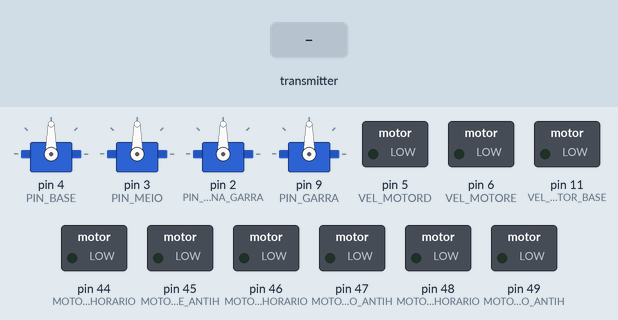
The sketch below on a simulated Arduino Mega 2560, built with avr-gcc and run on an emulated ATmega2560. On the bench: 4 × servo, switched loads named in the sketch (green lamp = pin HIGH). The inputs (shaded band) are chosen by the test bench. No radio packets arrive unless stated.

Above: at 1.2 s.
1.3 s: the transmitter starts sending motores_y = 0
At 1.8 s:
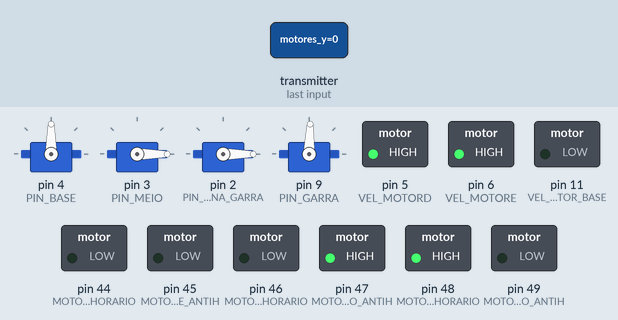
2.8 s: the transmitter starts sending motores_x = 256
At 4.0 s:
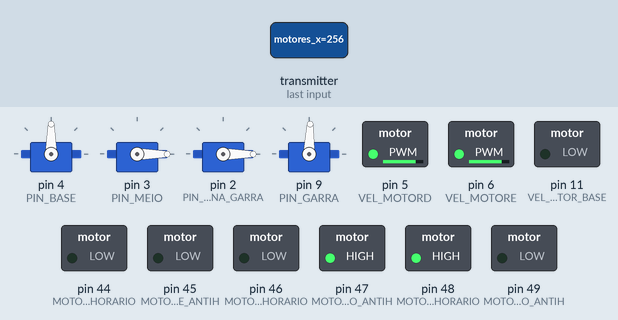
4.3 s: the transmitter starts sending braco_x = 256
At 4.9 s:
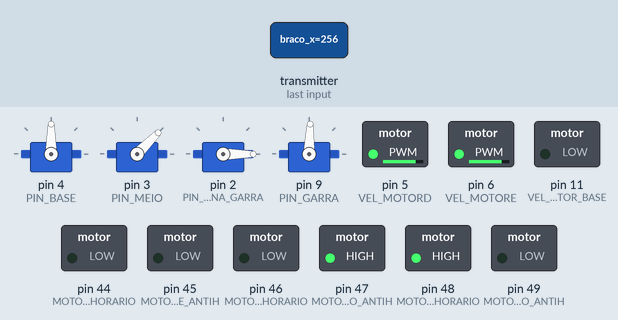
5.8 s: the transmitter starts sending braco_y = 256
At 6.5 s:
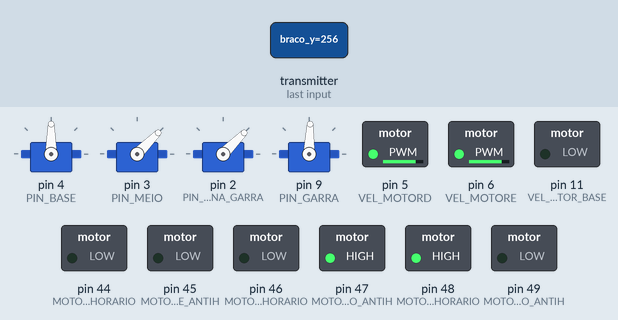
7.3 s: the transmitter starts sending botao1 = 1
At 8.5 s:
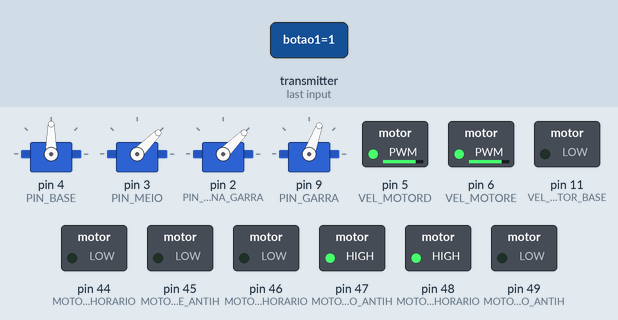
8.8 s: the transmitter starts sending botao2 = 1
At 9.6 s:
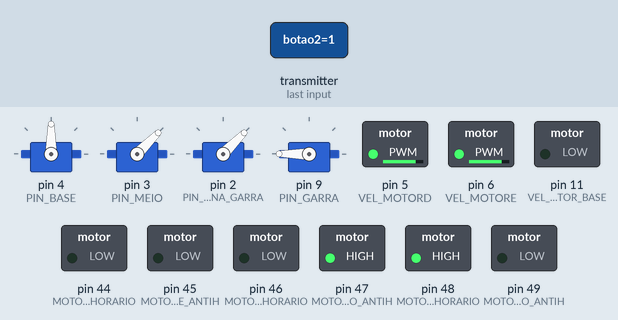
Timing chart, 0 to 11.3 s (numbered marks = the images above; inputs shaded):
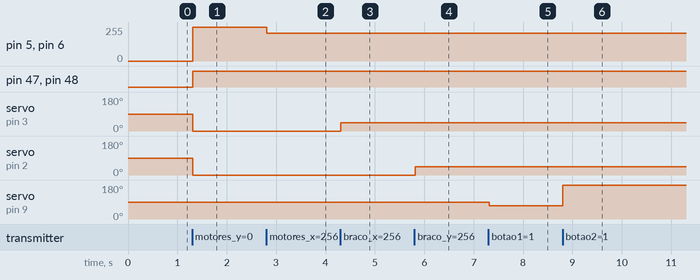

The sketch:

receptor.ino
```cpp
#include <RF24.h>
#include <nRF24L01.h>
#include <Servo.h>

#define MOTOR_DIREITO_HORARIO 46
#define MOTOR_DIREITO_ANTIH 47
#define MOTOR_ESQUERDO_HORARIO 48
#define MOTOR_ESQUERDO_ANTIH 49
#define VEL_MOTORD 5
#define VEL_MOTORE 6

#define MOTOR_BASE_HORARIO 44
#define MOTOR_BASE_ANTIH 45
#define VEL_MOTOR_BASE 11

#define PIN_BASE 4
#define PIN_MEIO 3
#define PIN_ROTACIONA_GARRA 2
#define PIN_GARRA 9

struct Dados {
    int motores_y;
    int motores_x;
    int braco_x;
    int braco_y;
    bool botao1;
    bool botao2;
};

RF24 radio(7, 8); // CE, CSN
const byte address[6] = "00001";

Servo servoBase;
Servo servoMeio;
Servo servoRotacionaGarra;
Servo servoGarra;

Dados pacoteRecebido;

void setup() {
    //Serial.begin(9600);

    radio.begin();
    radio.setAutoAck(false);
    radio.setDataRate(RF24_250KBPS);
    radio.openReadingPipe(0, address);
    radio.setPALevel(RF24_PA_HIGH);
    radio.startListening();

    pinMode(MOTOR_ESQUERDO_HORARIO, OUTPUT);
    pinMode(MOTOR_ESQUERDO_ANTIH, OUTPUT);
    pinMode(MOTOR_DIREITO_HORARIO, OUTPUT);
    pinMode(MOTOR_DIREITO_ANTIH, OUTPUT);
    pinMode(VEL_MOTORD, OUTPUT);
    pinMode(VEL_MOTORE, OUTPUT);

    pinMode(MOTOR_BASE_HORARIO, OUTPUT);
    pinMode(MOTOR_BASE_ANTIH, OUTPUT);
    pinMode(VEL_MOTOR_BASE, OUTPUT);

    servoBase.attach(PIN_BASE);
    servoMeio.attach(PIN_MEIO);
    servoRotacionaGarra.attach(PIN_ROTACIONA_GARRA);
    servoGarra.attach(PIN_GARRA);

}

void loop() {
    delay(15);

    if (radio.available()) {
        radio.read(&pacoteRecebido, sizeof(Dados));

        int eixoX = pacoteRecebido.motores_x;
        int eixoY = pacoteRecebido.motores_y;
        bool botao1 = pacoteRecebido.botao1;
        bool botao2 = pacoteRecebido.botao2;
        int valorBase;
        int velocidade = 0;

        /*Serial.println("=== Dados Recebidos ===");
        Serial.print("Motores X: "); Serial.println(eixoX);
        Serial.print("Motores Y: "); Serial.println(eixoY);
        Serial.print("Botao1: "); Serial.println(botao1);
        Serial.print("Botao2: "); Serial.println(botao2);
        Serial.print("Braco X: "); Serial.println(pacoteRecebido.braco_x);
        Serial.print("Braco Y: "); Serial.println(pacoteRecebido.braco_y);*/

        if (!botao1 && botao2) {

            if(eixoY < 450){
                digitalWrite(MOTOR_BASE_HORARIO, HIGH);
                digitalWrite(MOTOR_BASE_ANTIH, LOW);
                analogWrite(VEL_MOTOR_BASE, map(eixoY, 0, 1023, 255, 60));
            }else if(eixoY > 550){
                digitalWrite(MOTOR_BASE_HORARIO, LOW);
                digitalWrite(MOTOR_BASE_ANTIH, HIGH);
                analogWrite(VEL_MOTOR_BASE, map(eixoY, 0, 1023, 60, 255));
            }else{
                digitalWrite(MOTOR_BASE_HORARIO, LOW);
                digitalWrite(MOTOR_BASE_ANTIH, LOW);
                analogWrite(VEL_MOTOR_BASE, 0);
            }

            valorBase=map(eixoX, 0, 1023, 0, 180);
            servoBase.write(valorBase > 69 ? valorBase : 69);


        }else if (eixoX < 450) {

            digitalWrite(MOTOR_ESQUERDO_HORARIO, HIGH);
            digitalWrite(MOTOR_ESQUERDO_ANTIH, LOW);
            digitalWrite(MOTOR_DIREITO_HORARIO, LOW);
            digitalWrite(MOTOR_DIREITO_ANTIH, HIGH);
            velocidade = map(eixoX, 0, 1023, 255, 60);

        } else if (eixoX > 550) {

            digitalWrite(MOTOR_ESQUERDO_HORARIO, LOW);
            digitalWrite(MOTOR_ESQUERDO_ANTIH, HIGH);
            digitalWrite(MOTOR_DIREITO_HORARIO, HIGH);
            digitalWrite(MOTOR_DIREITO_ANTIH, LOW);
            velocidade = map(eixoX, 0, 1023, 60, 255);

        } else if (eixoY < 450) {

            digitalWrite(MOTOR_ESQUERDO_HORARIO, LOW);
            digitalWrite(MOTOR_ESQUERDO_ANTIH, HIGH);
            digitalWrite(MOTOR_DIREITO_HORARIO, LOW);
            digitalWrite(MOTOR_DIREITO_ANTIH, HIGH);
            velocidade = map(eixoY, 0, 1023, 255, 60);

        } else if (eixoY > 550) {

            digitalWrite(MOTOR_ESQUERDO_HORARIO, HIGH);
            digitalWrite(MOTOR_ESQUERDO_ANTIH, LOW);
            digitalWrite(MOTOR_DIREITO_HORARIO, HIGH);
            digitalWrite(MOTOR_DIREITO_ANTIH, LOW);
            velocidade = map(eixoY, 0, 1023, 60, 255);

        } else {

            digitalWrite(MOTOR_ESQUERDO_HORARIO, LOW);
            digitalWrite(MOTOR_ESQUERDO_ANTIH, LOW);
            digitalWrite(MOTOR_DIREITO_HORARIO, LOW);
            digitalWrite(MOTOR_DIREITO_ANTIH, LOW);
            velocidade = 0;
        }

        analogWrite(VEL_MOTORD, velocidade);
        analogWrite(VEL_MOTORE, velocidade);

        if (botao1 && !botao2) {
            servoGarra.write(70);
        } else if (botao1 && botao2) {
            servoGarra.write(180);
        } else {
            servoGarra.write(88);
        }

        servoMeio.write(map(pacoteRecebido.braco_x, 0, 1023, 0, 180));
        servoRotacionaGarra.write(map(pacoteRecebido.braco_y, 0, 1023, 0, 180));
    }
}
```

Measured:
- after the input at 1.3 s, pin 5 (VEL_MOTORD), pin 6 (VEL_MOTORE): 0/255 → 255/255 at once; pin 47 (MOTOR_DIREITO_ANTIH), pin 48 (MOTOR_ESQUERDO_HORARIO): LOW → HIGH at once; servo on pin 3 (PIN_MEIO), servo on pin 2 (PIN_ROTACIONA_GARRA): 90° → 0° at once; servo on pin 9 (PIN_GARRA): 90° → 88° at once
- after the input at 2.8 s, pin 5 (VEL_MOTORD), pin 6 (VEL_MOTORE): 255/255 → 207/255 at once
- after the input at 4.3 s, servo on pin 3 (PIN_MEIO): 0° → 45° at once
- after the input at 5.8 s, servo on pin 2 (PIN_ROTACIONA_GARRA): 0° → 45° at once
- after the input at 7.3 s, servo on pin 9 (PIN_GARRA): 88° → 70° at once
- after the input at 8.8 s, servo on pin 9 (PIN_GARRA): 70° → 180° at once
